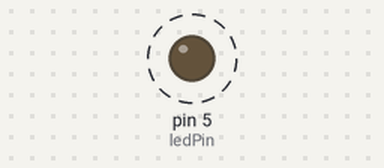
This sketch was run on a simulated Arduino Uno, built with avr-gcc and run on an emulated ATmega328P. Shown: output pins drawn as LEDs (lit = HIGH). Dashed ring = blinking.

Above: at 0.5 s.
Timing chart, 0 to 4.6 s (numbered marks = the images above):
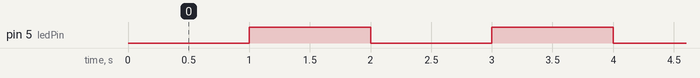

Measured:
- by itself, pin 5 (ledPin): alternates HIGH for 1.0 s and LOW for 1.0 s

The sketch:

millis.ino
```cpp
unsigned long startMillis;  //some global variables available anywhere in the program
unsigned long currentMillis;
const unsigned long period = 1000;  //the value is a number of milliseconds
const byte ledPin = 5;    //using the built in LED

void setup()
{
  Serial.begin(115200);  //start Serial in case we need to print debugging info
  pinMode(ledPin, OUTPUT);
  startMillis = millis();  //initial start time
}

void loop()
{
  currentMillis = millis();  //get the current "time" (actually the number of milliseconds since the program started)
  if (currentMillis - startMillis >= period)  //test whether the period has elapsed
  {
    digitalWrite(ledPin, !digitalRead(ledPin));  //if so, change the state of the LED.  Uses a neat trick to change the state
    startMillis = currentMillis;  //IMPORTANT to save the start time of the current LED state.
  }
}
```
